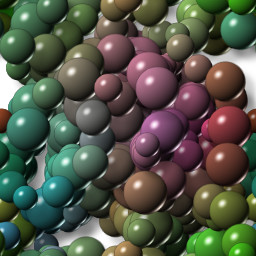
//> input picture blend2.jpg, 256 x 256 px
$ ./tiltshift blend2.jpg   (built with g++ and OpenCV 4)
//> lines starting //> are read from the running program, lines starting //| are printed output that depends on the picture
#include <iostream>
#include <cstdio>
#include <opencv2/opencv.hpp>

using namespace cv;
using namespace std;

double decaim;
int decaim_slider = 100;
int decaim_slider_max = 100;

int height_slider = 20;
int height_slider_max = 100;

int position_slider = 50;
int position_slider_max = 100;

int height_focus = 50; // altura da regiao central em foco
int position_focus = 50; // posição do centro da regiao central em foco

Mat image1, image2, blended, imgfiltered, imgpondered;
Mat imageTop;

char TrackbarName[50];

int absolut = 1;

//float media[] = {0.1111, 0.1111, 0.1111, 0.1111, 0.1111, 0.1111, 0.1111, 0.1111, 0.1111};
//float media[] = {0.0625, 0.0625, 0.0625, 0.0625, 0.0625, 0.0625, 0.0625, 0.0625, 0.0625, 0.0625, 0.0625, 0.0625, 0.0625, 0.0625, 0.0625, 0.0625};
/*
float media[] = { 0.04, 0.04, 0.04, 0.04, 0.04,
                  0.04, 0.04, 0.04, 0.04, 0.04,
                  0.04, 0.04, 0.04, 0.04, 0.04,
                  0.04, 0.04, 0.04, 0.04, 0.04,
                  0.04, 0.04, 0.04, 0.04, 0.04 }; */

float media[] = { 0.0278, 0.0278, 0.0278, 0.0278, 0.0278, 0.0278,
                  0.0278, 0.0278, 0.0278, 0.0278, 0.0278, 0.0278,
                  0.0278, 0.0278, 0.0278, 0.0278, 0.0278, 0.0278,
                  0.0278, 0.0278, 0.0278, 0.0278, 0.0278, 0.0278,
                  0.0278, 0.0278, 0.0278, 0.0278, 0.0278, 0.0278,
                  0.0278, 0.0278, 0.0278, 0.0278, 0.0278, 0.0278 };

Mat gerarponderada(double l1, double l2, double d, int height, int width){
  Mat tmp(height, width, CV_8U); //CV_8U

  for(int i=0; i<height; i++){
    for(int j=0; j<width; j++){
      tmp.at<uchar>(i,j) = 0.5 * ( tanh((i-l1)/d) - tanh((i-l2)/d) ) * 255;
    }
  }
  cvtColor(tmp, tmp, IMREAD_COLOR);
  return tmp;
}

Mat borrar(Mat fromimage){
  Mat tmp;
  filter2D(fromimage, tmp, fromimage.depth(), Mat(6, 6, CV_32F, media), Point(-1, -1), 0);
  if (absolut) { tmp = abs(tmp); }
  return tmp;
}

Mat tiltshift(Mat input, int l1, int l2, int d){
  Mat borrado = borrar(input);

  imshow("imagem original", input);
  //imshow("imagem borrada", borrado);

  Mat h1, h2, tsf, y1, y2;
  h1 = gerarponderada(l1, l2, d, input.rows, input.cols);
  bitwise_not(h1, h2);

  multiply(input, h1, y1, 0.007);
  multiply(borrado, h2, y2, 0.007);

  double a = 0.5;
  addWeighted(y1, 1-a, y2, a, 0.0, tsf);

  imshow("imagem ponderada", h1);
  imshow("imagem ponderada invertida", h2);
  imshow("multiply 1", y1);
  imshow("multiply 2", y2);

  return tsf;
}

//Força de decaimento da região borrada
void on_trackbar_blend(int, void*){
 decaim = (double) (decaim_slider*50/decaim_slider_max);

 position_focus = position_slider*image1.rows/100;
 int limit = height_slider*image1.rows/100;
 int L1 = position_focus-(limit/2);
 int L2 = position_focus+(limit/2);

 blended = tiltshift(image1, L1, L2, decaim);

 imshow("tiltshift", blended);
}

//Altura da região central que entrará em foco
void on_trackbar_height(int, void*){
  on_trackbar_blend(height_slider,0);
}

//Posição vertical do centro da região em foco
void on_trackbar_position(int, void*){
  on_trackbar_blend(position_slider,0);
}

int main(int argvc, char** argv){
  image1 = imread(argv[1],cv::IMREAD_COLOR);
//> image1 is the input picture: 256 rows x 256 cols, CV_8UC3; mean B, G, R 71.6, 86.1, 82.2
  image2 = imread("blend2.jpg");

  namedWindow("tiltshift", 1);

  std::sprintf( TrackbarName, "Decaimento x %d", decaim_slider_max );
  createTrackbar( TrackbarName, "tiltshift",
                      &decaim_slider,
                      decaim_slider_max,
                      on_trackbar_blend );
  on_trackbar_blend(decaim_slider, 0 );
//> in borrar, `filter2D(fromimage, tmp, fromimage.depth(), Mat(6, 6, CV_32F, media), ..`:
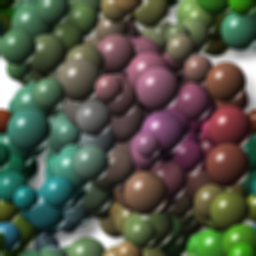
//> tmp: 256 rows x 256 cols, CV_8UC3; mean B, G, R 71.7, 86.2, 82.2
//> after the loop in gerarponderada, `for(int i=0; i<height; i++)`:
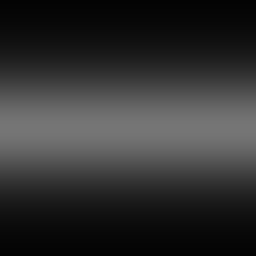
//> tmp: 256 rows x 256 cols, CV_8UC1; min 3, max 117, mean 48.6
//> in tiltshift, `multiply(input, h1, y1, 0.007);`:
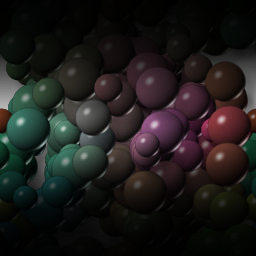
//> y1: 256 rows x 256 cols, CV_8UC3; mean B, G, R 25.8, 27.3, 29
//> in tiltshift, `multiply(borrado, h2, y2, 0.007);`:
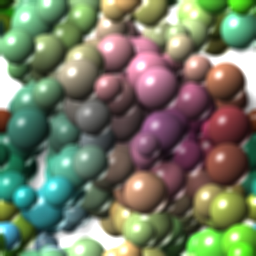
//> y2: 256 rows x 256 cols, CV_8UC3; mean B, G, R 100, 122.8, 114.8
//> in tiltshift, `addWeighted(y1, 1-a, y2, a, 0.0, tsf);`:
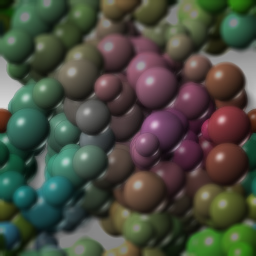
//> tsf: 256 rows x 256 cols, CV_8UC3; mean B, G, R 62.9, 75, 71.9
//> in tiltshift, `imshow("imagem ponderada invertida", h2);`:
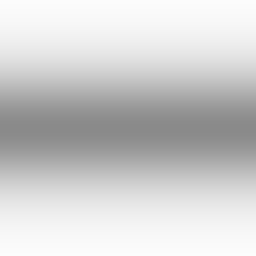
//> window 'imagem ponderada invertida': 256 rows x 256 cols, CV_8UC3; min 138, max 252, mean 206.4

  std::sprintf( TrackbarName, "Altura x %d", height_slider_max );
  createTrackbar( TrackbarName, "tiltshift",
                      &height_slider,
                      height_slider_max,
                      on_trackbar_height );
  on_trackbar_height(height_slider, 0 );

  std::sprintf( TrackbarName, "Posicao x %d", position_slider_max );
  createTrackbar( TrackbarName, "tiltshift",
                      &position_slider,
                      position_slider_max,
                      on_trackbar_position );
  on_trackbar_position(position_slider, 0 );

  waitKey(0);

  imwrite("tiltshift.png", blended);
  cout << "Imagem tiltshift.png salva" << endl;

  return 0;
}

$ run again, with blend1.jpg copied over blend2.jpg
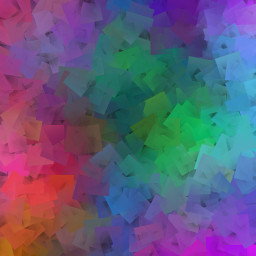
//> input picture blend1.jpg, 256 x 256 px
//> image1 is the input picture: 256 rows x 256 cols, CV_8UC3; mean B, G, R 122.3, 90.9, 96.8
//> in tiltshift, `multiply(borrado, h2, y2, 0.007);`:
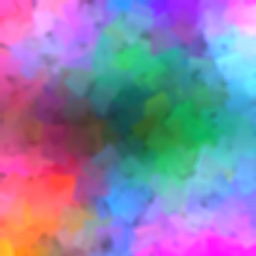
//> y2: 256 rows x 256 cols, CV_8UC3; mean B, G, R 170.6, 127.6, 139.6
//> in tiltshift, `addWeighted(y1, 1-a, y2, a, 0.0, tsf);`:
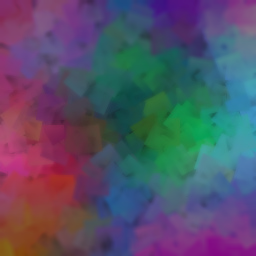
//> tsf: 256 rows x 256 cols, CV_8UC3; mean B, G, R 104.2, 81.1, 84.3

$ run again, with flor.jpg copied over blend2.jpg
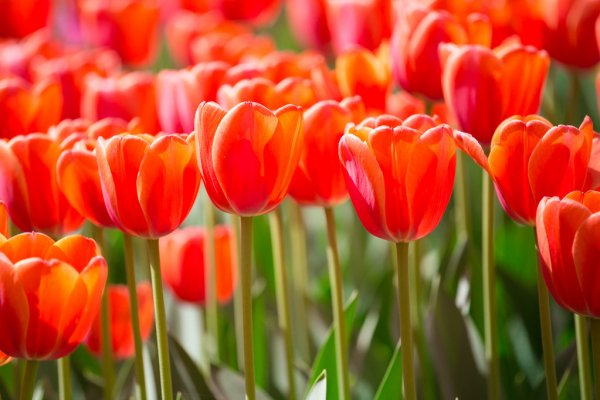
//> input picture flor.jpg, 600 x 400 px
//> image1 is the input picture: 400 rows x 600 cols, CV_8UC3; mean B, G, R 41.5, 79.1, 185.9
//> after the loop in gerarponderada, `for(int i=0; i<height; i++)`:
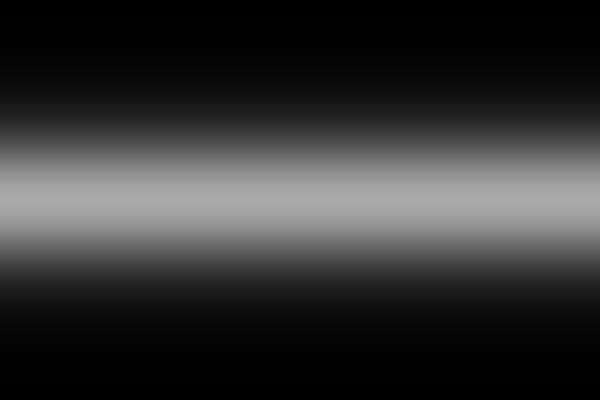
//> tmp: 400 rows x 600 cols, CV_8UC1; min 0, max 169, mean 50.4
//> in tiltshift, `imshow("imagem ponderada invertida", h2);`:
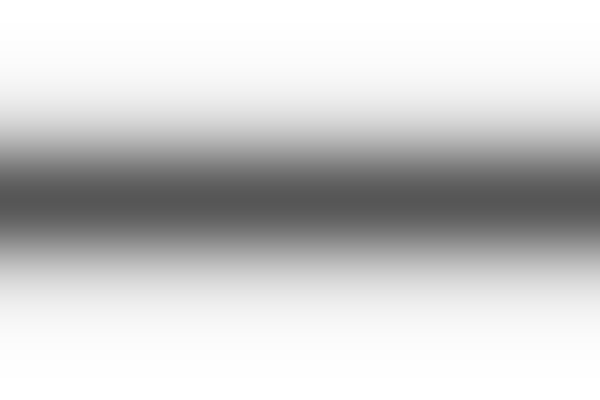
//> window 'imagem ponderada invertida': 400 rows x 600 cols, CV_8UC3; min 86, max 255, mean 204.6

$ run again, with laplaciano do gaussiano.jpg copied over blend2.jpg
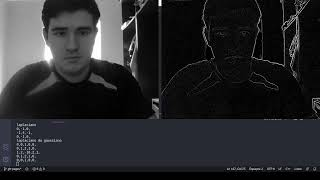
//> input picture laplaciano do gaussiano.jpg, 320 x 180 px
//> image1 is the input picture: 180 rows x 320 cols, CV_8UC3; mean B, G, R 43.3, 40.7, 40
//> after the loop in gerarponderada, `for(int i=0; i<height; i++)`:
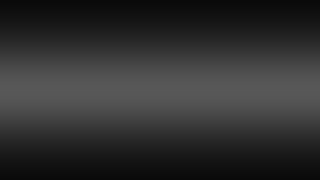
//> tmp: 180 rows x 320 cols, CV_8UC1; min 10, max 88, mean 47.6
//> in tiltshift, `imshow("imagem ponderada invertida", h2);`:
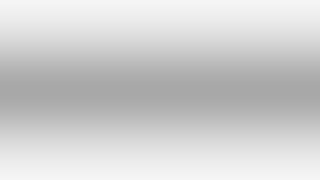
//> window 'imagem ponderada invertida': 180 rows x 320 cols, CV_8UC3; min 167, max 245, mean 207.4
